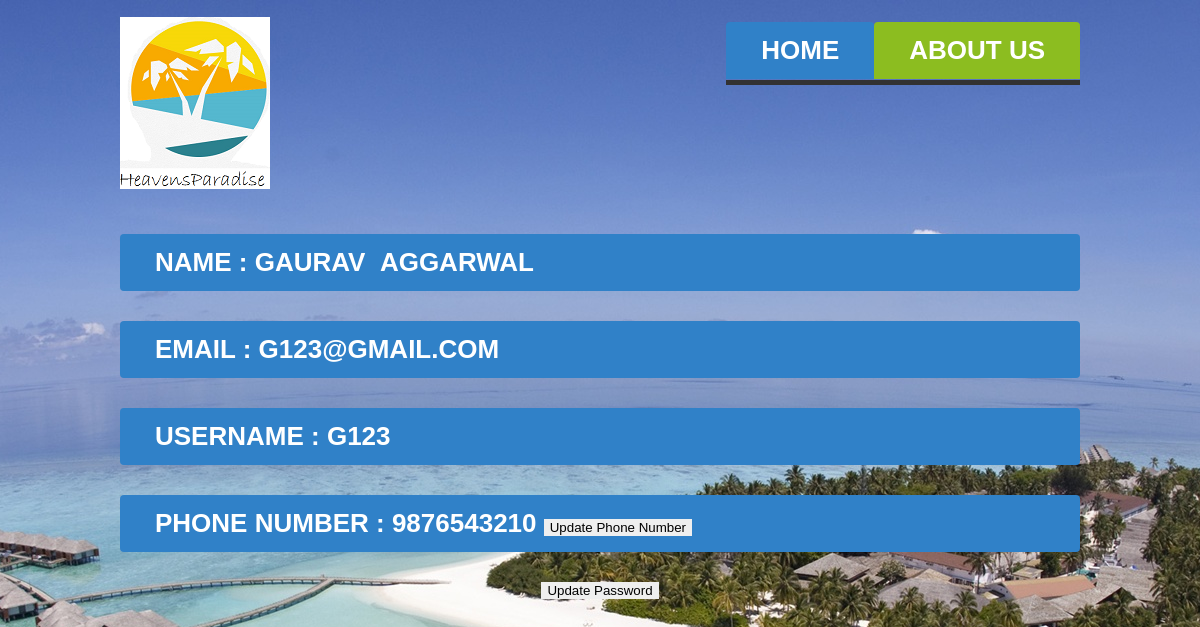
Page /profile.php (signed in) on the committed database.
### tables this page shows
CREATE TABLE IF NOT EXISTS `customer` (
  `c_fname` varchar(30) NOT NULL,
  `c_lname` varchar(30) NOT NULL,
  `cu_id` int(40) NOT NULL,
  `cusername` varchar(40) NOT NULL,
  `c_password` varchar(20) NOT NULL,
  `c_email` varchar(40) NOT NULL,
  `cphone_no` varchar(11) NOT NULL,
  `c_budget` varchar(10) NOT NULL
);

### profile.php (the view, shortened to what this page needs)
<?php
$email=$_SESSION['username'];
?>
<!DOCTYPE html>
<html lang="en">
<head>
<link rel="stylesheet" href="css/reset.css" type="text/css" media="all">
<link rel="stylesheet" href="css/layout.css" type="text/css" media="all">
<link rel="stylesheet" href="css/style.css" type="text/css" media="all">
</head>
<body id="page2">
<div class="extra">
	<div class="main">
		<header>
			<div class="wrapper">
				<h1><a href="index.php" id="logo"></a></h1>
			<div class="right">
			<nav>
				<ul id="menu">
					<li><a href="index.php" class="nav1">Home</a></li>
					<li><a href="about.html" class="nav2">About Us </a></li>
				</ul>
			</nav>
			</header>
			<?php
					$q=mysql_query("select * from customer where cusername='$email'");
					$details=mysql_fetch_array($q,MYSQL_NUM);
					echo "<div style=\"margin-top:-260px;\">";
					echo "<h3> Name : $details[0]  &nbsp;$details[1] </h3>
					<h3> Email : $details[5] </h3>
					<h3> Username : $details[3] </h3>
					<h3> Phone Number : $details[6] <button onclick=\"updateph()\"> Update Phone Number </button> </h3>";
					echo "</div>";
					echo "<center><button onclick=\"updatepass()\"> Update Password</button> </center>";
			?>
	</div>
</div>
</body>
</html>

### css/style.css (style rules this page uses)
article, aside, audio, canvas, command, datalist, details, embed, figcaption, figure, footer, header, hgroup, keygen, meter, nav, output, progress, section, source, video { display:block }
.right { float:right }
.wrapper { width:100%;overflow:hidden }
body { background:url(../images/bg.jpg) top center repeat;border:0;font:13px Arial, Helvetica, sans-serif;color:#323232;line-height:17px }
.main { margin:0 auto;width:960px;position:relative }
.extra { min-height:100%;height:auto !important;height:100%;margin:0 auto -100px }
body, html { height:100% }
a { color:#f09e2f;text-decoration:underline;outline:none }
h1 { float:left;padding:17px 0 0 0 }
h3 { font-size:26px;color:#fff;color:#fff;padding-left:35px;line-height:57px;margin-bottom:30px;background:#3081c8;border-radius:4px;-moz-border-radius:4px;-webkit-border-radius:4px;behavior:url(js/PIE.htc);position:relative;text-transform:uppercase;font-weight:600 }
header { overflow:hidden;width:100%;height:494px }
#logo { background:url(../images/hp.png) no-repeat;display:block;width:150px;height:172px;text-indent:-5000px }
#menu { width:100%;overflow:hidden;margin-top:22px;margin-bottom:0px;height:57px;overflow:hidden;padding-bottom:1px;border-bottom:5px solid #323232 }
#menu li { float:left }
#menu li a { display:block;font-size:26px;color:#fff;font-weight:600;padding:0 35px;border-radius:4px 4px 0 0;-moz-border-radius:4px 4px 0 0;-webkit-border-radius:4px 4px 0 0;behavior:url(js/PIE.htc);position:relative;text-decoration:none;text-transform:uppercase;line-height:57px }
.nav1 { background:#3081c8 }
.nav2 { background:#8cbd20 }

### rows in the picture
customer: c_fname "GAURAV", c_lname "AGGARWAL", c_email "G123@GMAIL.COM", cusername "G123", cphone_no "9876543210"
